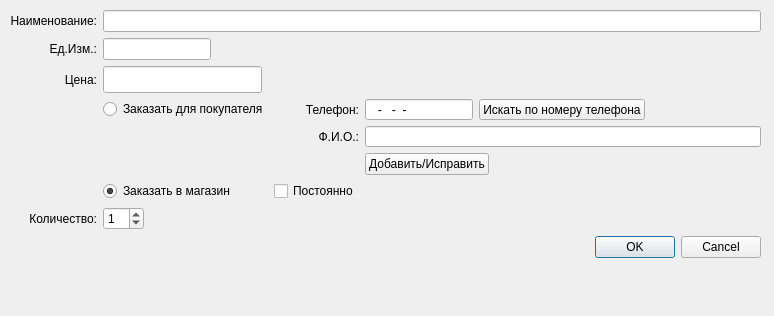
<?xml version="1.0" encoding="UTF-8"?>
<ui version="4.0">
 <class>Dialog</class>
 <widget class="Dialog" name="Dialog">
  <property name="geometry">
   <rect>
    <x>0</x>
    <y>0</y>
    <width>774</width>
    <height>316</height>
   </rect>
  </property>
  <property name="windowTitle">
   <string>Dialog</string>
  </property>
  <widget class="QWidget" name="gridLayoutWidget_3">
   <property name="geometry">
    <rect>
     <x>10</x>
     <y>10</y>
     <width>751</width>
     <height>299</height>
    </rect>
   </property>
   <layout class="QGridLayout" name="gridLayout">
    <property name="sizeConstraint">
     <enum>QLayout::SetMaximumSize</enum>
    </property>
    <item row="0" column="1">
     <widget class="QLineEdit" name="lineEditName">
      <property name="readOnly">
       <bool>true</bool>
      </property>
     </widget>
    </item>
    <item row="2" column="1">
     <widget class="QLineEdit" name="lineEditUnit">
      <property name="sizePolicy">
       <sizepolicy hsizetype="Fixed" vsizetype="Fixed">
        <horstretch>0</horstretch>
        <verstretch>0</verstretch>
       </sizepolicy>
      </property>
      <property name="readOnly">
       <bool>true</bool>
      </property>
     </widget>
    </item>
    <item row="0" column="0">
     <widget class="QLabel" name="label1">
      <property name="text">
       <string>Наименование:</string>
      </property>
      <property name="alignment">
       <set>Qt::AlignRight|Qt::AlignTrailing|Qt::AlignVCenter</set>
      </property>
     </widget>
    </item>
    <item row="2" column="0">
     <widget class="QLabel" name="label2">
      <property name="text">
       <string>Ед.Изм.:</string>
      </property>
      <property name="alignment">
       <set>Qt::AlignRight|Qt::AlignTrailing|Qt::AlignVCenter</set>
      </property>
     </widget>
    </item>
    <item row="6" column="1">
     <widget class="QDialogButtonBox" name="buttonBox">
      <property name="focusPolicy">
       <enum>Qt::NoFocus</enum>
      </property>
      <property name="orientation">
       <enum>Qt::Horizontal</enum>
      </property>
      <property name="standardButtons">
       <set>QDialogButtonBox::Cancel|QDialogButtonBox::Ok</set>
      </property>
     </widget>
    </item>
    <item row="5" column="1">
     <widget class="QSpinBox" name="spinBox">
      <property name="sizePolicy">
       <sizepolicy hsizetype="Fixed" vsizetype="Fixed">
        <horstretch>0</horstretch>
        <verstretch>0</verstretch>
       </sizepolicy>
      </property>
      <property name="value">
       <number>1</number>
      </property>
     </widget>
    </item>
    <item row="5" column="0">
     <widget class="QLabel" name="label">
      <property name="text">
       <string>Количество:</string>
      </property>
      <property name="alignment">
       <set>Qt::AlignRight|Qt::AlignTrailing|Qt::AlignVCenter</set>
      </property>
     </widget>
    </item>
    <item row="3" column="0">
     <widget class="QLabel" name="label3">
      <property name="text">
       <string>Цена:</string>
      </property>
      <property name="alignment">
       <set>Qt::AlignRight|Qt::AlignTrailing|Qt::AlignVCenter</set>
      </property>
     </widget>
    </item>
    <item row="3" column="1">
     <widget class="MyNumericEdit" name="lineEditPrice">
      <property name="sizePolicy">
       <sizepolicy hsizetype="Fixed" vsizetype="Fixed">
        <horstretch>0</horstretch>
        <verstretch>0</verstretch>
       </sizepolicy>
      </property>
      <property name="font">
       <font>
        <pointsize>12</pointsize>
        <weight>75</weight>
        <bold>true</bold>
       </font>
      </property>
      <property name="readOnly">
       <bool>true</bool>
      </property>
     </widget>
    </item>
    <item row="4" column="1">
     <layout class="QGridLayout" name="gridLayout2">
      <item row="2" column="3">
       <widget class="QLineEdit" name="lineEditMenName"/>
      </item>
      <item row="1" column="2">
       <widget class="QLabel" name="label_2">
        <property name="text">
         <string>Телефон:</string>
        </property>
        <property name="alignment">
         <set>Qt::AlignRight|Qt::AlignTrailing|Qt::AlignVCenter</set>
        </property>
       </widget>
      </item>
      <item row="2" column="2">
       <widget class="QLabel" name="label_3">
        <property name="text">
         <string>Ф.И.О.:</string>
        </property>
        <property name="alignment">
         <set>Qt::AlignRight|Qt::AlignTrailing|Qt::AlignVCenter</set>
        </property>
       </widget>
      </item>
      <item row="1" column="3">
       <layout class="QHBoxLayout" name="horizontalLayout">
        <item>
         <widget class="QLineEdit" name="lineEditMenPhone">
          <property name="sizePolicy">
           <sizepolicy hsizetype="Fixed" vsizetype="Fixed">
            <horstretch>0</horstretch>
            <verstretch>0</verstretch>
           </sizepolicy>
          </property>
          <property name="inputMask">
           <string>999-999-99-99; </string>
          </property>
          <property name="text">
           <string>---</string>
          </property>
          <property name="readOnly">
           <bool>false</bool>
          </property>
         </widget>
        </item>
        <item>
         <widget class="QPushButton" name="pushButtonMenSearch">
          <property name="sizePolicy">
           <sizepolicy hsizetype="Fixed" vsizetype="Fixed">
            <horstretch>0</horstretch>
            <verstretch>0</verstretch>
           </sizepolicy>
          </property>
          <property name="text">
           <string>Искать по номеру телефона</string>
          </property>
         </widget>
        </item>
        <item>
         <spacer name="horizontalSpacer">
          <property name="orientation">
           <enum>Qt::Horizontal</enum>
          </property>
          <property name="sizeHint" stdset="0">
           <size>
            <width>40</width>
            <height>20</height>
           </size>
          </property>
         </spacer>
        </item>
       </layout>
      </item>
      <item row="3" column="3">
       <widget class="QPushButton" name="pushButtonAddMen">
        <property name="sizePolicy">
         <sizepolicy hsizetype="Fixed" vsizetype="Fixed">
          <horstretch>0</horstretch>
          <verstretch>0</verstretch>
         </sizepolicy>
        </property>
        <property name="text">
         <string>Добавить/Исправить</string>
        </property>
       </widget>
      </item>
      <item row="4" column="2">
       <widget class="QCheckBox" name="checkBox">
        <property name="sizePolicy">
         <sizepolicy hsizetype="Fixed" vsizetype="Fixed">
          <horstretch>0</horstretch>
          <verstretch>0</verstretch>
         </sizepolicy>
        </property>
        <property name="text">
         <string>Постоянно</string>
        </property>
       </widget>
      </item>
      <item row="4" column="0">
       <widget class="QRadioButton" name="radioButton2">
        <property name="text">
         <string>Заказать в магазин</string>
        </property>
        <property name="checked">
         <bool>true</bool>
        </property>
       </widget>
      </item>
      <item row="1" column="0">
       <widget class="QRadioButton" name="radioButton1">
        <property name="text">
         <string>Заказать для покупателя</string>
        </property>
       </widget>
      </item>
     </layout>
    </item>
   </layout>
  </widget>
 </widget>
 <customwidgets>
  <customwidget>
   <class>Dialog</class>
   <extends>QDialog</extends>
   <header>dialog.h</header>
  </customwidget>
  <customwidget>
   <class>MyNumericEdit</class>
   <extends>QLineEdit</extends>
   <header>mynumericedit.h</header>
  </customwidget>
 </customwidgets>
 <resources/>
 <connections>
  <connection>
   <sender>buttonBox</sender>
   <signal>rejected()</signal>
   <receiver>Dialog</receiver>
   <slot>reject()</slot>
   <hints>
    <hint type="sourcelabel">
     <x>316</x>
     <y>260</y>
    </hint>
    <hint type="destinationlabel">
     <x>286</x>
     <y>274</y>
    </hint>
   </hints>
  </connection>
 </connections>
</ui>
